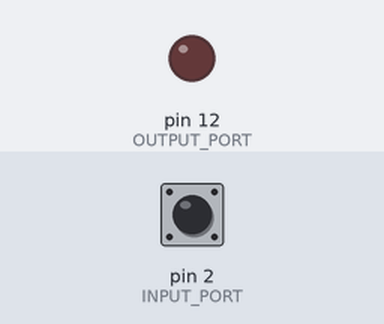
The sketch below on a simulated Arduino Uno, built with avr-gcc and run on an emulated ATmega328P. Parts: output pins drawn as LEDs (lit = HIGH). Dashed ring = blinking. The inputs (shaded band) are chosen by the test bench; at power-on: pin 2 (INPUT_PORT) LOW.

Above: at 1.2 s.
1.3 s: pin 2 (INPUT_PORT) driven HIGH
At 1.6 s:
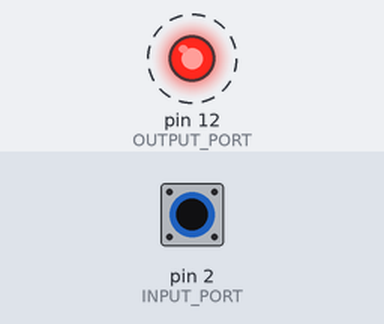
4.3 s: pin 2 (INPUT_PORT) driven LOW
At 5.0 s:
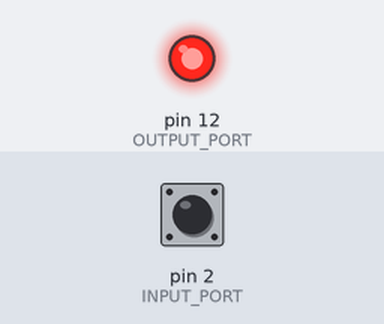
Timing chart, 0 to 7.3 s (numbered marks = the images above; inputs shaded):
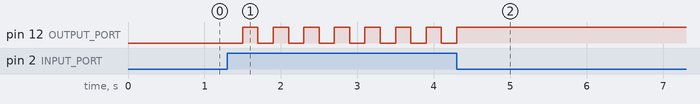

The sketch:

lab0.ino
```cpp
#define OUTPUT_PORT 12
#define INPUT_PORT 2

int buttonState = 0;
int toggleState = LOW;

void setup()
{
  pinMode(OUTPUT_PORT, OUTPUT);
  pinMode(INPUT_PORT, INPUT);
}

void loop()
{
  // Read the value on the INPUT_PORT
  buttonState = digitalRead(INPUT_PORT);

  // If the button is pressed switch the state of the LED
  if (buttonState == HIGH) {
    toggleState = !toggleState;
    delay(200);
  }

  // Update the state of the LED
  digitalWrite(OUTPUT_PORT, toggleState);

}
```

Measured:
- after the input at 1.3 s, pin 12 (OUTPUT_PORT): alternates HIGH for 0.20 s and LOW for 0.20 s, starting after 0.20 s
- after the input at 4.3 s, pin 12 (OUTPUT_PORT): goes on until 4.3 s, then stays HIGH
